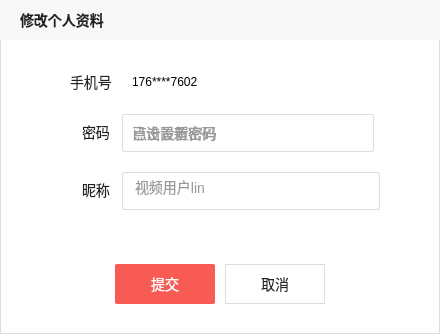
<?xml version="1.0" encoding="UTF-8"?>
<ui version="4.0">
 <class>ModifyMyselfDialog</class>
 <widget class="QWidget" name="ModifyMyselfDialog">
  <property name="geometry">
   <rect>
    <x>0</x>
    <y>0</y>
    <width>440</width>
    <height>334</height>
   </rect>
  </property>
  <property name="windowTitle">
   <string>Form</string>
  </property>
  <property name="styleSheet">
   <string notr="true">#ModifyMyselfDialog{ background-color: #FFFFFF; border : 1px solid #DDDDDD; }</string>
  </property>
  <widget class="QLabel" name="titleLabel">
   <property name="geometry">
    <rect>
     <x>0</x>
     <y>0</y>
     <width>440</width>
     <height>40</height>
    </rect>
   </property>
   <property name="styleSheet">
    <string notr="true">#titleLabel{ 
	background-color: #F8F8F8; 
	padding-left: 16px; 
	font-family: 微软雅⿊; 
	font-size: 14px; 
	color: #222222; 
	font-weight: bold; 
}</string>
   </property>
   <property name="text">
    <string>修改个人资料</string>
   </property>
  </widget>
  <widget class="QLabel" name="phoneLabel">
   <property name="geometry">
    <rect>
     <x>70</x>
     <y>72</y>
     <width>46</width>
     <height>19</height>
    </rect>
   </property>
   <property name="styleSheet">
    <string notr="true">#phoneLabel{ font-family: 微软雅⿊; font-size: 14px; color: #222222; }</string>
   </property>
   <property name="text">
    <string>手机号</string>
   </property>
  </widget>
  <widget class="QLabel" name="phoneNumberLabel">
   <property name="geometry">
    <rect>
     <x>132</x>
     <y>72</y>
     <width>161</width>
     <height>19</height>
    </rect>
   </property>
   <property name="text">
    <string>176****7602</string>
   </property>
  </widget>
  <widget class="QLabel" name="passwordLabel">
   <property name="geometry">
    <rect>
     <x>82</x>
     <y>122</y>
     <width>32</width>
     <height>19</height>
    </rect>
   </property>
   <property name="styleSheet">
    <string notr="true">#passwordLabel{ font-family: 微软雅⿊; font-size: 14px; color: #222222; }</string>
   </property>
   <property name="text">
    <string>密码</string>
   </property>
  </widget>
  <widget class="QPushButton" name="passwordBtn">
   <property name="geometry">
    <rect>
     <x>122</x>
     <y>114</y>
     <width>252</width>
     <height>38</height>
    </rect>
   </property>
   <property name="styleSheet">
    <string notr="true">#passwordBtn{ 
	background-color: #FFFFFF; 
	border: 1px solid #DDDDDD; 
	border-radius: 2px; 
	text-align: left; 
	padding-left: 10px; 
	color: #999999; 
	font-family: 微软雅⿊; 
	font-size: 14px; 
}</string>
   </property>
   <property name="text">
    <string>点击设置密码</string>
   </property>
  </widget>
  <widget class="QWidget" name="passwordWidget" native="true">
   <property name="geometry">
    <rect>
     <x>132</x>
     <y>123</y>
     <width>100</width>
     <height>19</height>
    </rect>
   </property>
   <widget class="QLabel" name="newPasswordLabel">
    <property name="geometry">
     <rect>
      <x>0</x>
      <y>0</y>
      <width>84</width>
      <height>19</height>
     </rect>
    </property>
    <property name="styleSheet">
     <string notr="true">#newPasswordLabel{ font-family: 微软雅⿊; font-size: 14px; color: #999999 }</string>
    </property>
    <property name="text">
     <string>已设置新密码</string>
    </property>
   </widget>
   <widget class="QPushButton" name="changePasswordBtn">
    <property name="geometry">
     <rect>
      <x>10</x>
      <y>10</y>
      <width>19</width>
      <height>19</height>
     </rect>
    </property>
    <property name="styleSheet">
     <string notr="true">#changePasswordBtn{ 
	background-image: url(:/images/myself/xiugaimima.png);
	background-color: transparent; border: none; 
}</string>
    </property>
    <property name="text">
     <string/>
    </property>
    <property name="iconSize">
     <size>
      <width>12</width>
      <height>12</height>
     </size>
    </property>
   </widget>
  </widget>
  <widget class="QLabel" name="nicknameLabel">
   <property name="geometry">
    <rect>
     <x>82</x>
     <y>180</y>
     <width>32</width>
     <height>19</height>
    </rect>
   </property>
   <property name="styleSheet">
    <string notr="true">#nicknameLabel{ font-family: 微软雅⿊; font-size: 14px; color: #222222; }</string>
   </property>
   <property name="text">
    <string>昵称</string>
   </property>
  </widget>
  <widget class="QLineEdit" name="nicknameEdit">
   <property name="geometry">
    <rect>
     <x>122</x>
     <y>172</y>
     <width>258</width>
     <height>38</height>
    </rect>
   </property>
   <property name="styleSheet">
    <string notr="true">#nicknameEdit{ 
	background-color: #FFFFFF; 
	border: 1px solid #DDDDDD; 
	border-radius: 2px; 
	color: #999999; 
	font-family: 微软雅⿊; 
	font-size: 14px; 
	line-height: 19px; 
	padding-left: 10px; 
}</string>
   </property>
   <property name="text">
    <string>视频用户lin</string>
   </property>
  </widget>
  <widget class="QPushButton" name="submitBtn">
   <property name="geometry">
    <rect>
     <x>115</x>
     <y>264</y>
     <width>100</width>
     <height>40</height>
    </rect>
   </property>
   <property name="styleSheet">
    <string notr="true">#submitBtn{ 
	background-color: #F85A54; 
	color: #FFFFFF; 
	border: none; 
	border-radius: 2px; 
	font-family: 微软雅⿊; 
	font-size: 14px; 
}</string>
   </property>
   <property name="text">
    <string>提交</string>
   </property>
  </widget>
  <widget class="QPushButton" name="cancelBtn">
   <property name="geometry">
    <rect>
     <x>225</x>
     <y>264</y>
     <width>100</width>
     <height>40</height>
    </rect>
   </property>
   <property name="styleSheet">
    <string notr="true">#cancelBtn{ 
	background-color: transparent; 
	border: 1px solid #DDDDDD; 
	color: #222222; 
	font-family: 微软雅⿊; 
	font-size: 14px; 
}</string>
   </property>
   <property name="text">
    <string>取消</string>
   </property>
  </widget>
 </widget>
 <resources/>
 <connections/>
</ui>
